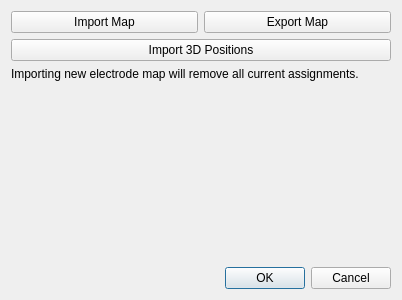
<?xml version="1.0" encoding="UTF-8"?>
<ui version="4.0">
 <class>ElectrodeMapDialog</class>
 <widget class="QDialog" name="ElectrodeMapDialog">
  <property name="geometry">
   <rect>
    <x>0</x>
    <y>0</y>
    <width>402</width>
    <height>300</height>
   </rect>
  </property>
  <property name="windowTitle">
   <string>Electrode Mapper</string>
  </property>
  <layout class="QVBoxLayout" name="verticalLayout">
   <item>
    <layout class="QHBoxLayout" name="horizontalLayout">
     <item>
      <widget class="QPushButton" name="importButton">
       <property name="text">
        <string>Import Map</string>
       </property>
      </widget>
     </item>
     <item>
      <widget class="QPushButton" name="exportButton">
       <property name="text">
        <string>Export Map</string>
       </property>
      </widget>
     </item>
    </layout>
   </item>
   <item>
    <layout class="QHBoxLayout" name="horizontalLayout_2">
     <property name="bottomMargin">
      <number>0</number>
     </property>
     <item>
      <widget class="QPushButton" name="import3DButton">
       <property name="text">
        <string>Import 3D Positions</string>
       </property>
      </widget>
     </item>
    </layout>
   </item>
   <item>
    <widget class="QLabel" name="label">
     <property name="text">
      <string>Importing new electrode map will remove all current assignments.</string>
     </property>
    </widget>
   </item>
   <item>
    <spacer name="verticalSpacer">
     <property name="orientation">
      <enum>Qt::Vertical</enum>
     </property>
     <property name="sizeHint" stdset="0">
      <size>
       <width>20</width>
       <height>40</height>
      </size>
     </property>
    </spacer>
   </item>
   <item>
    <widget class="QDialogButtonBox" name="buttonBox">
     <property name="orientation">
      <enum>Qt::Horizontal</enum>
     </property>
     <property name="standardButtons">
      <set>QDialogButtonBox::Cancel|QDialogButtonBox::Ok</set>
     </property>
    </widget>
   </item>
  </layout>
 </widget>
 <resources/>
 <connections>
  <connection>
   <sender>buttonBox</sender>
   <signal>accepted()</signal>
   <receiver>ElectrodeMapDialog</receiver>
   <slot>accept()</slot>
   <hints>
    <hint type="sourcelabel">
     <x>248</x>
     <y>254</y>
    </hint>
    <hint type="destinationlabel">
     <x>157</x>
     <y>274</y>
    </hint>
   </hints>
  </connection>
  <connection>
   <sender>buttonBox</sender>
   <signal>rejected()</signal>
   <receiver>ElectrodeMapDialog</receiver>
   <slot>reject()</slot>
   <hints>
    <hint type="sourcelabel">
     <x>316</x>
     <y>260</y>
    </hint>
    <hint type="destinationlabel">
     <x>286</x>
     <y>274</y>
    </hint>
   </hints>
  </connection>
 </connections>
</ui>
